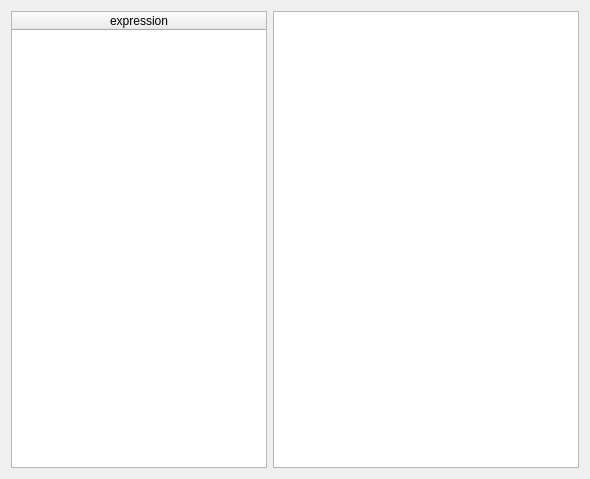
<?xml version="1.0" encoding="UTF-8"?>
<ui version="4.0">
 <class>ProofsView</class>
 <widget class="QWidget" name="ProofsView">
  <property name="geometry">
   <rect>
    <x>0</x>
    <y>0</y>
    <width>590</width>
    <height>479</height>
   </rect>
  </property>
  <layout class="QVBoxLayout" name="verticalLayout">
   <item>
    <layout class="QHBoxLayout" name="horizontalLayout">
     <item>
      <widget class="QTableWidget" name="expressionTableWidget">
       <property name="sizePolicy">
        <sizepolicy hsizetype="Fixed" vsizetype="Expanding">
         <horstretch>0</horstretch>
         <verstretch>0</verstretch>
        </sizepolicy>
       </property>
       <property name="showGrid">
        <bool>false</bool>
       </property>
       <attribute name="horizontalHeaderVisible">
        <bool>true</bool>
       </attribute>
       <attribute name="horizontalHeaderStretchLastSection">
        <bool>true</bool>
       </attribute>
       <attribute name="verticalHeaderVisible">
        <bool>false</bool>
       </attribute>
       <attribute name="verticalHeaderStretchLastSection">
        <bool>false</bool>
       </attribute>
       <column>
        <property name="text">
         <string>expression</string>
        </property>
        <property name="textAlignment">
         <set>AlignCenter</set>
        </property>
       </column>
      </widget>
     </item>
     <item>
      <widget class="QPlainTextEdit" name="proofTextEdit">
       <property name="readOnly">
        <bool>true</bool>
       </property>
      </widget>
     </item>
    </layout>
   </item>
  </layout>
 </widget>
 <resources/>
 <connections/>
</ui>
